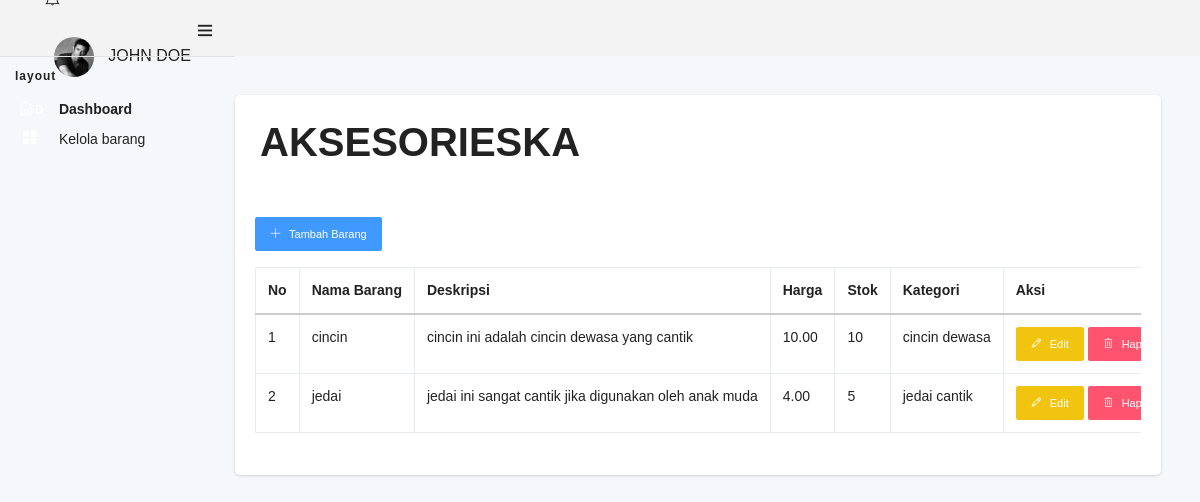
/index.php/barang, run on the app's committed database.
### tables this page shows
CREATE TABLE `db_barang` (
  `id_barang` int(11) NOT NULL,
  `nama_barang` varchar(255) NOT NULL,
  `deskripsi` varchar(225) NOT NULL,
  `harga` decimal(10,2) NOT NULL,
  `stok` int(11) NOT NULL,
  `kategori` varchar(60) NOT NULL
);

### application/controllers/barang.php (called while the page is built, shortened)
<?php
class Barang extends CI_Controller {
    public function __construct()
    {
        $this->load->model('Barang_model');
    }
    public function index()
    {
        $data['barang'] = $this->Barang_model->get_all_barang();
  $this->load->view('template/head');
        $this->load->view('kelola_produk', $data);
$this->load->view('template/footer');
    }
}

### index.php (called while the page is built, shortened)
<?php
require_once BASEPATH.'core/CodeIgniter.php';

### application/models/Barang_model.php (called while the page is built, shortened)
<?php
class Barang_model extends CI_Model {
    private $table = 'db_barang';
    public function get_all_barang()
    {
        return $this->db->get($this->table)->result();
    }
}

### application/views/kelola_produk.php (the view)
<?php $this->load->view('template/head'); ?>
<?php $this->load->view('template/sidebar'); ?>
<div class="pcoded-content">
    <div class="pcoded-inner-content">
        <div class="main-body">
            <div class="page-wrapper">
                <section class="section">
                    <div class="card">
                        <div class="card-header">
                            <h1>AKSESORIESKA</h1>
                        </div>
                        <div class="card-body">
                            <div class="table-responsive">
                                <a href="<?php echo base_url('index.php/barang/tambah'); ?>" class="btn btn-sm btn-primary mb-3"><i class="ti-plus"></i> Tambah Barang</a>
                                <table class="table table-bordered">
                                    <thead>
                                        <tr>
                                            <th>No</th>
                                            <th>Nama Barang</th>
                                            <th>Deskripsi</th>
                                            <th>Harga</th>
                                            <th>Stok</th>
                                            <th>Kategori</th>
                                            <th>Aksi</th> </tr>
                                    </thead>
                                    <tbody>
                                        <?php
                                        $no = 1;
                                        foreach ($barang as $brg) : ?>
                                            <tr>
                                                <td><?php echo $no++; ?></td>
                                                <td><?php echo $brg->nama_barang; ?></td>
                                                <td><?php echo $brg->deskripsi; ?></td>
                                                <td><?php echo $brg->harga; ?></td>
                                                <td><?php echo $brg->stok; ?></td>
                                                <td><?php echo $brg->kategori; ?></td>
                                                <td>
                                                    <a href="<?php echo base_url('index.php/barang/edit_view/' . $brg->id_barang); ?>" class="btn btn-sm btn-warning"><i class="ti-pencil"></i> Edit</a>
                                                    <a href="<?php echo base_url('index.php/barang/hapus/' . $brg->id_barang); ?>" class="btn btn-sm btn-danger" onclick="return confirm('Apakah anda yakin ingin menghapus data ini?')"><i class="ti-trash"></i> Hapus</a>
                                                </td>
                                            </tr>
                                        <?php endforeach; ?>
                                    </tbody>
                                </table>
                            </div>
                        </div>
                    </div>
                </section>
            </div>
        </div>
    </div>
</div>
</div>
</div>
</div>

### application/views/template/head.php (shortened to what this page needs)
<!DOCTYPE html>
<lang="en">
<head>
      <link rel="stylesheet" type="text/css" href="<?php echo base_url(); ?>assets/css/bootstrap/css/bootstrap.min.css">
      <link rel="stylesheet" type="text/css" href="<?php echo base_url(); ?>assets/icon/themify-icons/themify-icons.css">
	  <link rel="stylesheet" type="text/css" href="<?php echo base_url(); ?>assets/icon/font-awesome/css/font-awesome.min.css">
      <link rel="stylesheet" type="text/css" href="<?php echo base_url(); ?>assets/icon/icofont/css/icofont.css">
      <link rel="stylesheet" type="text/css" href="<?php echo base_url(); ?>assets/css/style.css">
      <link rel="stylesheet" type="text/css" href="<?php echo base_url(); ?>assets/css/jquery.mCustomScrollbar.css">
  </head>

### application/views/template/sidebar.php (shortened to what this page needs)
<body>
    <div id="pcoded" class="pcoded">
        <div class="pcoded-container navbar-wrapper">
            <nav class="navbar header-navbar pcoded-header">
               <div class="navbar-wrapper">
                   <div class="navbar-logo">
                       <a class="mobile-menu" id="mobile-collapse" href="#!">
                           <i class="ti-menu"></i>
                       </a>
                   <div class="navbar-container container-fluid">
                       <ul class="nav-right">
                           <li class="header-notification">
                               <a href="#!">
                                   <i class="ti-bell"></i>
                               </a>
                           </li>
                           <li class="user-profile header-notification">
                               <a href="#!">
                                   <img src="<?php echo base_url();?>assets/images/avatar-4.jpg" class="img-radius" alt="User-Profile-Image">
                                   <span>John Doe</span>
                                   <i class="ti-angle-down"></i>
                               </a>
                           </li>
                       </ul>
                   </div>
               </div>
           </nav>
           <div class="pcoded-main-container">
                <div class="pcoded-wrapper">
                    <nav class="pcoded-navbar">
                        <div class="pcoded-inner-navbar main-menu">
                            <div class="pcoded-navigatio-lavel" data-i18n="nav.category.navigation">Layout</div>
                            <ul class="pcoded-item pcoded-left-item">
                                <li class="active">
                                    <a href="<?php echo base_url();?>">
                                        <span class="pcoded-micon"><i class="ti-home"></i><b>D</b></span>
                                        <span class="pcoded-mtext" data-i18n="nav.dash.main">Dashboard</span>
                                    </a>
                                </li>
                                <li >
                                    <a href="<?php echo base_url();?>index.php/barang">
                                        <span class="pcoded-micon"><i class="ti-layout-grid2-alt"></i></span>
                                        <span class="pcoded-mtext">Kelola barang</span>
                                    </a>
                                </li>
                            </ul>
                        </div>
                    </nav>

### application/views/template/footer.php (shortened to what this page needs)
</body>
</html>

### data on the page
db_barang: nama_barang "cincin", deskripsi "cincin ini adalah cincin dewasa yang cantik", harga "10.00", stok "10", kategori "cincin dewasa"
db_barang: nama_barang "jedai", deskripsi "jedai ini sangat cantik jika digunakan oleh anak muda", harga "4.00", stok "5", kategori "jedai cantik"
